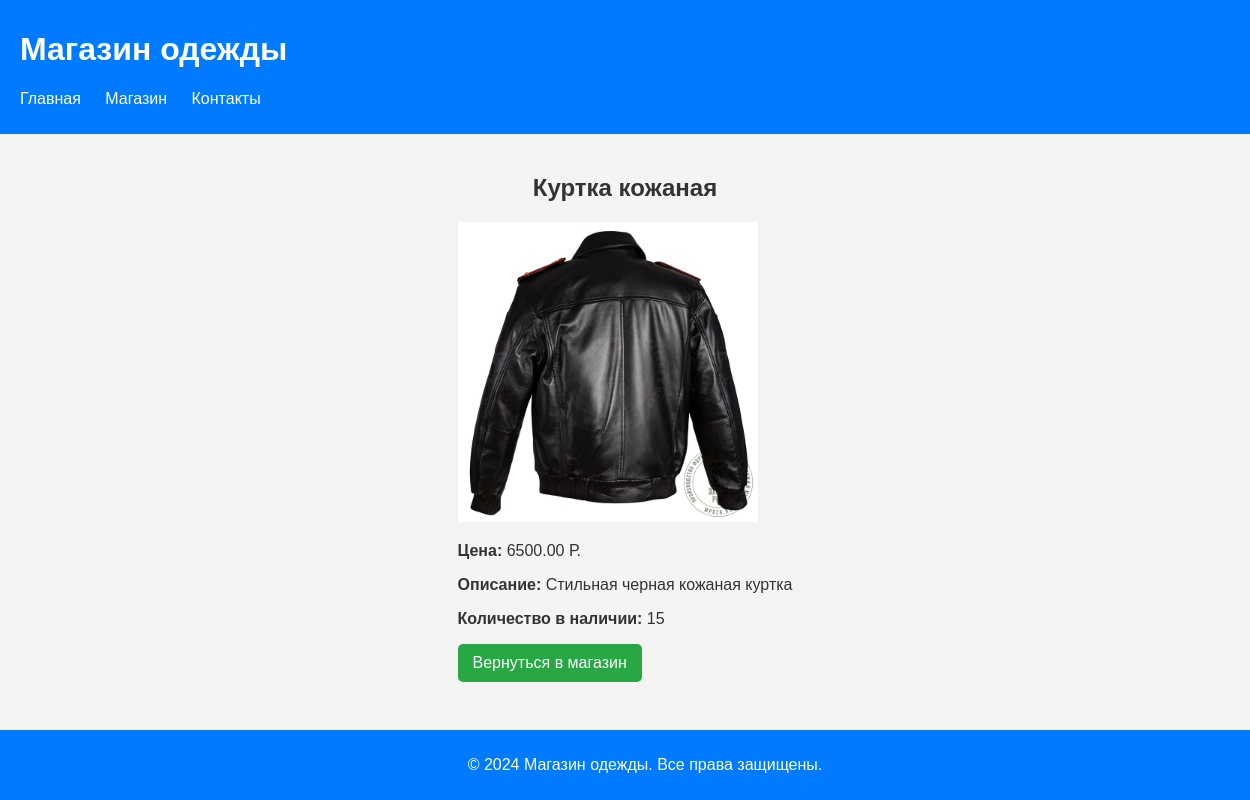
The app's page /product.php?product_id=3 with its own data.
### tables this page shows
CREATE TABLE `products` (
  `product_id` int(11) NOT NULL,
  `name` varchar(255) NOT NULL,
  `description` text DEFAULT NULL,
  `image_url` varchar(255) DEFAULT NULL,
  `price` decimal(10,2) NOT NULL,
  `stock` int(11) NOT NULL,
  `size` varchar(10) DEFAULT NULL,
  `color` varchar(50) DEFAULT NULL,
  `material` varchar(50) DEFAULT NULL
);

### product.php (the view, shortened to what this page needs)
<?php
$servername = "localhost";
$username = "root";
$password = "";
$dbname = "clothing_store";
$conn = new mysqli($servername, $username, $password, $dbname);
$product_id = isset($_GET['product_id']) ? intval($_GET['product_id']) : 0;
$sql = "SELECT * FROM products WHERE product_id = ?";
$stmt = $conn->prepare($sql);
$stmt->bind_param("i", $product_id);
$stmt->execute();
$result = $stmt->get_result();
if ($result->num_rows > 0) {
    $product = $result->fetch_assoc();
} else {
    echo "Товар не найден.";
    exit;
}
?>
<!DOCTYPE html>
<html lang="ru">
<head>
    <link rel="stylesheet" href="style.css">
</head>
<body>
    <header>
        <h1>Магазин одежды</h1>
        <nav>
            <ul>
                <li><a href="index.php">Главная</a></li>
                <li><a href="shop.php">Магазин</a></li>
                <li><a href="contact.php">Контакты</a></li>
            </ul>
        </nav>
    </header>
    <main>
        <h2><?php echo htmlspecialchars($product['name']); ?></h2>
        <img src="<?php echo htmlspecialchars($product['image_url']); ?>" alt="<?php echo htmlspecialchars($product['name']); ?>" style="width:300px; height:300px;">
        <p><strong>Цена:</strong> <?php echo htmlspecialchars($product['price']); ?> Р.</p>
        <p><strong>Описание:</strong> <?php echo htmlspecialchars($product['description']); ?></p>
        <p><strong>Количество в наличии:</strong> <?php echo htmlspecialchars($product['stock']); ?></p>
        <a href="shop.php" class="button">Вернуться в магазин</a>
    </main>
    <footer>
        <p>&copy; 2024 Магазин одежды. Все права защищены.</p>
    </footer>
</body>
</html>

### style.css (style rules this page uses)
html, body { height: 100%; margin: 0; }
body { display: flex; flex-direction: column; font-family: 'Arial', sans-serif; background-color: #f4f4f4; color: #333; }
header { background-color: #007BFF; color: white; padding: 10px 20px; }
nav ul { list-style: none; padding: 0; }
nav ul li { display: inline; margin-right: 20px; }
nav ul li a { color: white; text-decoration: none; }
main { flex: 1; padding: 20px; max-width: 1200px; margin: auto; }
h2 { text-align: center; }
.button { display: inline-block; background-color: #28a745; color: white; padding: 10px 15px; border: none; border-radius: 5px; text-decoration: none; transition: background-color 0.3s; }
footer { background: #007BFF; color: #ffffff; text-align: center; padding: 10px 20px; width: 100%; }

### records on screen
products: name "Куртка кожаная", image_url (picture), price "6500.00", description "Стильная черная кожаная куртка", stock "15"
